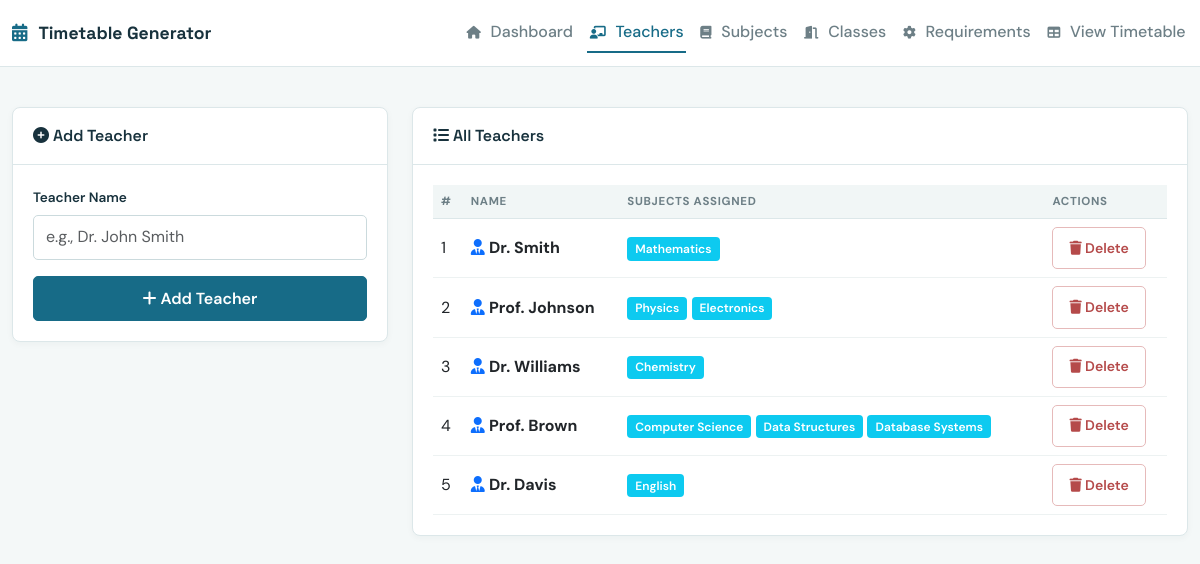
Before: /teachers with the older database file.
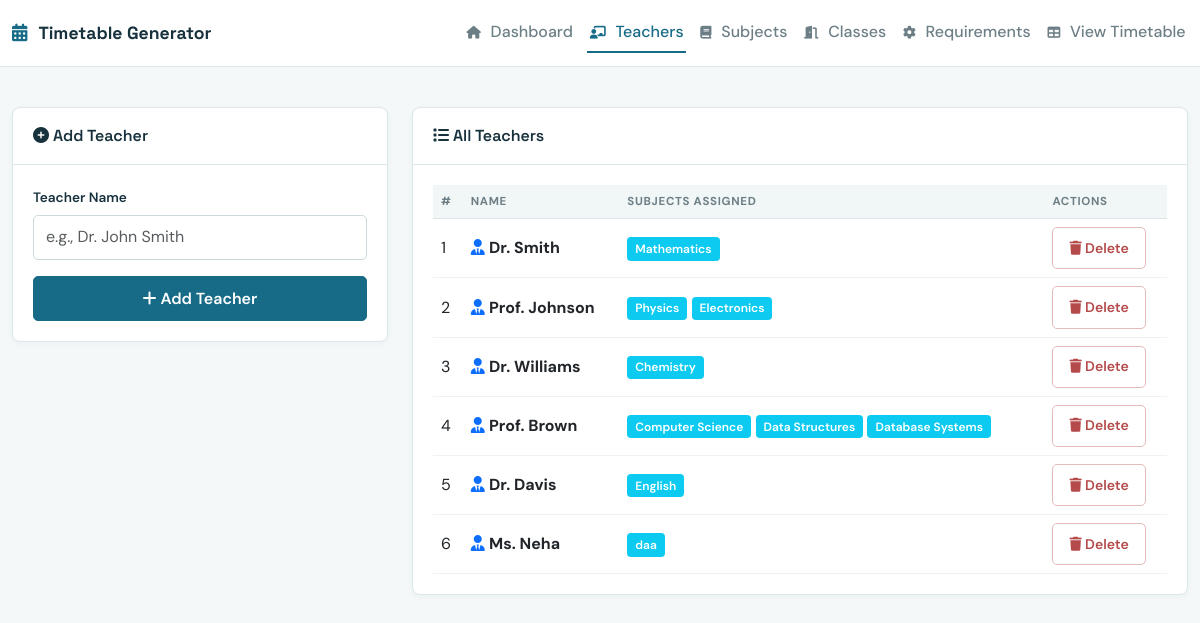
After: the same page with the newer database file.
### app.py (models this page shows, shortened)
class Teacher(db.Model):
    id = db.Column(db.Integer, primary_key=True)
    name = db.Column(db.String(100), nullable=False)
    subjects = db.relationship('Subject', backref='teacher', lazy=True)

class Subject(db.Model):
    id = db.Column(db.Integer, primary_key=True)
    name = db.Column(db.String(100), nullable=False)
    teacher_id = db.Column(db.Integer, db.ForeignKey('teacher.id'), nullable=False)

### app.py (the view)
@app.route('/teachers')
def teachers():
    teachers = Teacher.query.all()
    return render_template('teachers.html', teachers=teachers)

### templates/teachers.html (shortened to what this page needs)
{% extends "base.html" %}
{% block content %}
<div class="container">
    <div class="row">
        <div class="col-md-4 mb-4">
            <div class="card">
                <div class="card-header">
                    <i class="fas fa-plus-circle"></i> Add Teacher
                </div>
                <div class="card-body">
                    <form action="/teachers/add" method="POST">
                        <div class="mb-3">
                            <label for="name" class="form-label">Teacher Name</label>
                            <input type="text" class="form-control" id="name" name="name" required placeholder="e.g., Dr. John Smith">
                        </div>
                        <button type="submit" class="btn btn-primary w-100">
                            <i class="fas fa-plus"></i> Add Teacher
                        </button>
                    </form>
                </div>
            </div>
        </div>
        <div class="col-md-8">
            <div class="card">
                <div class="card-header">
                    <i class="fas fa-list"></i> All Teachers
                </div>
                <div class="card-body">
                    {% if teachers %}
                    <div class="table-responsive">
                        <table class="table table-hover">
                            <thead>
                                <tr>
                                    <th>#</th>
                                    <th>Name</th>
                                    <th>Subjects Assigned</th>
                                    <th>Actions</th>
                                </tr>
                            </thead>
                            <tbody>
                                {% for teacher in teachers %}
                                <tr>
                                    <td>{{ loop.index }}</td>
                                    <td>
                                        <i class="fas fa-user-tie text-primary"></i>
                                        <strong>{{ teacher.name }}</strong>
                                    </td>
                                    <td>
                                        {% if teacher.subjects %}
                                            {% for subject in teacher.subjects %}
                                                <span class="badge bg-info">{{ subject.name }}</span>
                                            {% endfor %}
                                        {% else %}
                                            <span class="text-muted">No subjects assigned</span>
                                        {% endif %}
                                    </td>
                                    <td>
                                        <form action="/teachers/delete/{{ teacher.id }}" method="POST" style="display: inline;"
                                              onsubmit="return confirm('Are you sure you want to delete this teacher?');">
                                            <button type="submit" class="btn btn-danger btn-sm">
                                                <i class="fas fa-trash"></i> Delete
                                            </button>
                                        </form>
                                    </td>
                                </tr>
                                {% endfor %}
                            </tbody>
                        </table>
                    </div>
                    {% else %}
                    <div class="alert alert-info">
                        <i class="fas fa-info-circle"></i> No teachers found. Add your first teacher using the form on the left.
                    </div>
                    {% endif %}
                </div>
            </div>
        </div>
    </div>
</div>
{% endblock %}

Changed rows visible on the page:
added Teacher: name "Ms. Neha"
added Subject: name "daa", shown under "Ms. Neha"
